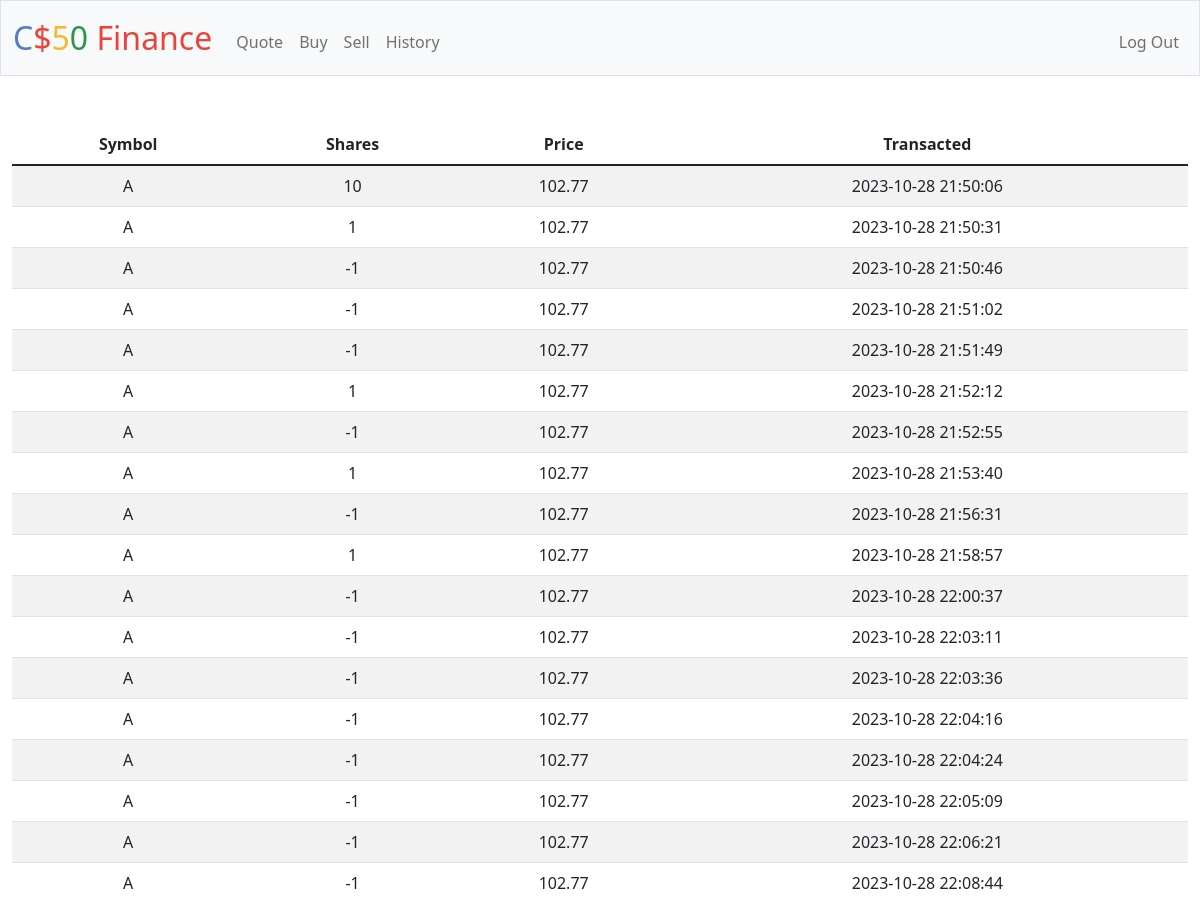
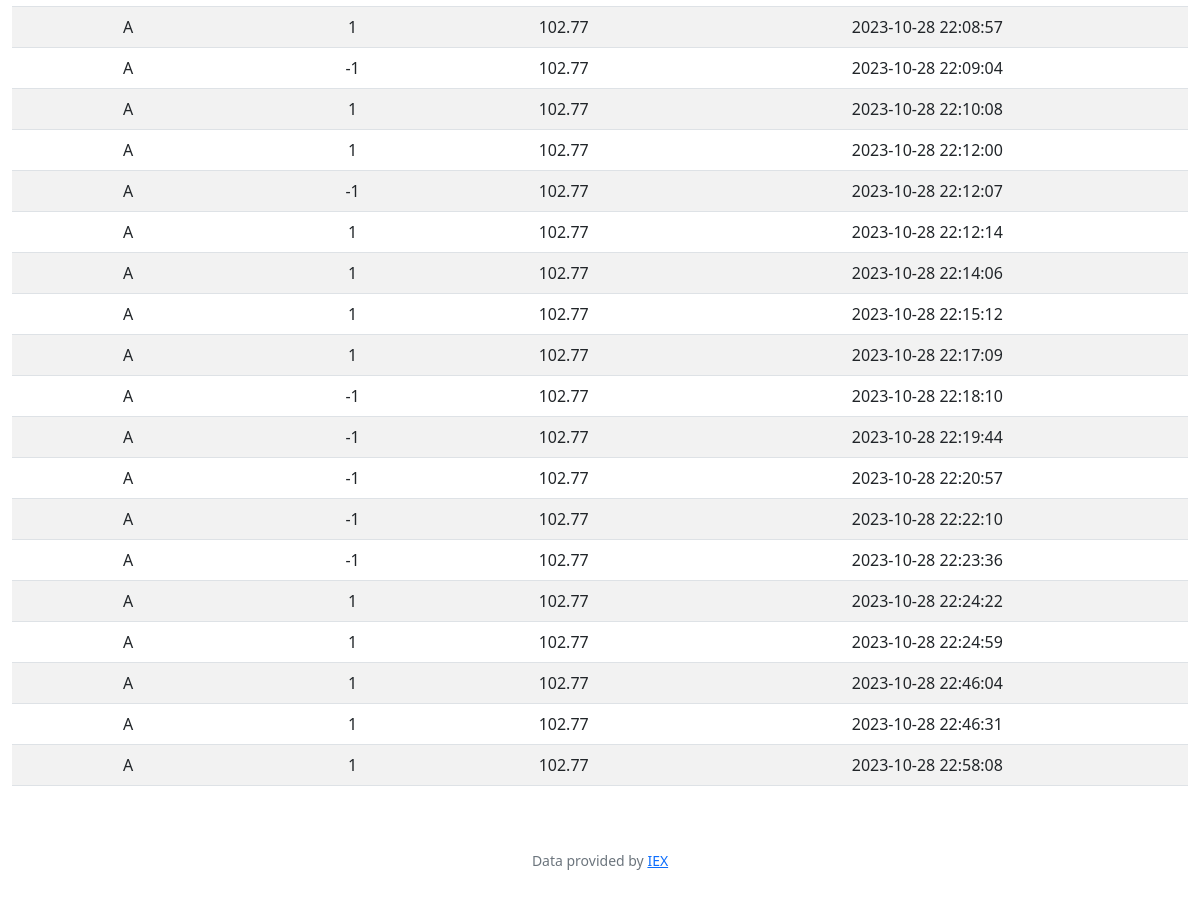
Screenshot of /history (signed in) with the database file from the repository (2 pictures, top to bottom).
### tables this page shows
CREATE TABLE sell (
   sell_id INTEGER,
   symbol TEXT,
   symbol_name TEXT,
   shares INTEGER,
   price NUMERIC,
   total NUMERIC,
   user_id INTEGER,
   date_time TIMESTAMP DEFAULT CURRENT_TIMESTAMP NOT NULL,
   stat TEXT,
   PRIMARY KEY(sell_id)
   FOREIGN KEY(user_id) REFERENCES users(id)
);

### app.py (the view)
@app.route("/history")
@login_required
def history():
    transactions = db.execute(
        "SELECT * FROM sell WHERE user_id = ?", session["user_id"]
    )
    print(transactions)
    return render_template("history.html", history=transactions)

### app.py (called while the page is built)
@app.after_request
def after_request(response):
    response.headers["Cache-Control"] = "no-cache, no-store, must-revalidate"
    response.headers["Expires"] = 0
    response.headers["Pragma"] = "no-cache"
    return response

### helpers.py (called while the page is built)
def login_required(f):
    @wraps(f)
    def decorated_function(*args, **kwargs):
        if session.get("user_id") is None:
            return redirect("/login")
        return f(*args, **kwargs)
    return decorated_function

### templates/history.html (shortened to what this page needs)
{% extends "layout.html" %}
   {% block main %}
    <div class="section">
        <table class="table table-striped">
            <thead>
                <tr>
                    <th>Symbol</th>
                    <th>Shares</th>
                    <th>Price</th>
                    <th>Transacted</th>
                </tr>
            </thead>
            <tbody>
                {% for date in history %}
                    <tr>
                        <td id="{{ date['id'] }}">{{ date.symbol }}</td>
                        <td id="{{ date['id'] }}">{{ date["shares"] }}</td>
                        <td id="{{ date['id'] }}">{{ date["price"] }}</td>
                        <td id="{{ date['id'] }}">{{ date["date_time"] }}</td>
                    </tr>
                {% endfor %}
            </tbody>
        </table>
    </div>
{% endblock %}

### templates/layout.html (shortened to what this page needs)
<!DOCTYPE html>
<html lang="en">
<head>
    <link href="https://cdn.jsdelivr.net/npm/bootstrap@5.1.3/dist/css/bootstrap.min.css"
          rel="stylesheet">
    <link href="/static/styles.css" rel="stylesheet">
</head>
<body>
    <nav class="bg-light border navbar navbar-expand-md navbar-light">
        <div class="container-fluid">
            <a class="navbar-brand" href="/">
                <span class="blue">C</span><span class="red">$</span><span class="yellow">5</span><span class="green">0</span>
                <span class="red">Finance</span>
            </a>
            <div class="collapse navbar-collapse" id="navbar">
                {% if session["user_id"] %}
                    <ul class="navbar-nav me-auto mt-2">
                        <li class="nav-item"><a class="nav-link" href="/quote">Quote</a></li>
                        <li class="nav-item"><a class="nav-link" href="/buy">Buy</a></li>
                        <li class="nav-item"><a class="nav-link" href="/sell">Sell</a></li>
                        <li class="nav-item"><a class="nav-link" href="/history">History</a></li>
                    </ul>
                    <ul class="navbar-nav ms-auto mt-2">
                        <li class="nav-item"><a class="nav-link" href="/logout">Log Out</a></li>
                    </ul>
                {% else %}
                    <ul class="navbar-nav ms-auto mt-2">
                        <li class="nav-item"><a class="nav-link" href="/register">Register</a></li>
                        <li class="nav-item"><a class="nav-link" href="/login">Log In</a></li>
                    </ul>
                {% endif %}
            </div>
        </div>
    </nav>
    <main class="container-fluid py-5 text-center">
        {% block main %}{% endblock %}
    </main>
    <footer class="mb-5 small text-center text-muted">
        Data provided by <a href="https://iexcloud.io/">IEX</a>
    </footer>
</body>
</html>

### static/styles.css (style rules this page uses)
nav .navbar-brand { font-size: xx-large; }
nav .navbar-brand .blue { color: #537fbe; }
nav .navbar-brand .red { color: #ea433b; }
nav .navbar-brand .yellow { color: #f5b82e; }
nav .navbar-brand .green { color: #2e944b; }

### rows the page displays
sell: symbol "A", shares "10", price "102.77", date_time "2023-10-28 21:50:06"
sell: symbol "A", shares "1", price "102.77", date_time "2023-10-28 21:50:31"
sell: symbol "A", shares "-1", price "102.77", date_time "2023-10-28 21:50:46"
sell: symbol "A", shares "-1", price "102.77", date_time "2023-10-28 21:51:02"
sell: symbol "A", shares "-1", price "102.77", date_time "2023-10-28 21:51:49"
sell: symbol "A", shares "1", price "102.77", date_time "2023-10-28 21:52:12"
sell: symbol "A", shares "-1", price "102.77", date_time "2023-10-28 21:52:55"
sell: symbol "A", shares "1", price "102.77", date_time "2023-10-28 21:53:40"
sell: symbol "A", shares "-1", price "102.77", date_time "2023-10-28 21:56:31"
sell: symbol "A", shares "1", price "102.77", date_time "2023-10-28 21:58:57"
sell: symbol "A", shares "-1", price "102.77", date_time "2023-10-28 22:00:37"
sell: symbol "A", shares "-1", price "102.77", date_time "2023-10-28 22:03:11"
sell: symbol "A", shares "-1", price "102.77", date_time "2023-10-28 22:03:36"
sell: symbol "A", shares "-1", price "102.77", date_time "2023-10-28 22:04:16"
sell: symbol "A", shares "-1", price "102.77", date_time "2023-10-28 22:04:24"
sell: symbol "A", shares "-1", price "102.77", date_time "2023-10-28 22:05:09"
sell: symbol "A", shares "-1", price "102.77", date_time "2023-10-28 22:06:21"
sell: symbol "A", shares "-1", price "102.77", date_time "2023-10-28 22:08:44"
sell: symbol "A", shares "1", price "102.77", date_time "2023-10-28 22:08:57"
sell: symbol "A", shares "-1", price "102.77", date_time "2023-10-28 22:09:04"
sell: symbol "A", shares "1", price "102.77", date_time "2023-10-28 22:10:08"
sell: symbol "A", shares "1", price "102.77", date_time "2023-10-28 22:12:00"
sell: symbol "A", shares "-1", price "102.77", date_time "2023-10-28 22:12:07"
sell: symbol "A", shares "1", price "102.77", date_time "2023-10-28 22:12:14"
sell: symbol "A", shares "1", price "102.77", date_time "2023-10-28 22:14:06"
sell: symbol "A", shares "1", price "102.77", date_time "2023-10-28 22:15:12"
sell: symbol "A", shares "1", price "102.77", date_time "2023-10-28 22:17:09"
sell: symbol "A", shares "-1", price "102.77", date_time "2023-10-28 22:18:10"
sell: symbol "A", shares "-1", price "102.77", date_time "2023-10-28 22:19:44"
sell: symbol "A", shares "-1", price "102.77", date_time "2023-10-28 22:20:57"
sell: symbol "A", shares "-1", price "102.77", date_time "2023-10-28 22:22:10"
sell: symbol "A", shares "-1", price "102.77", date_time "2023-10-28 22:23:36"
sell: symbol "A", shares "1", price "102.77", date_time "2023-10-28 22:24:22"
sell: symbol "A", shares "1", price "102.77", date_time "2023-10-28 22:24:59"
sell: symbol "A", shares "1", price "102.77", date_time "2023-10-28 22:46:04"
sell: symbol "A", shares "1", price "102.77", date_time "2023-10-28 22:46:31"
sell: symbol "A", shares "1", price "102.77", date_time "2023-10-28 22:58:08"
